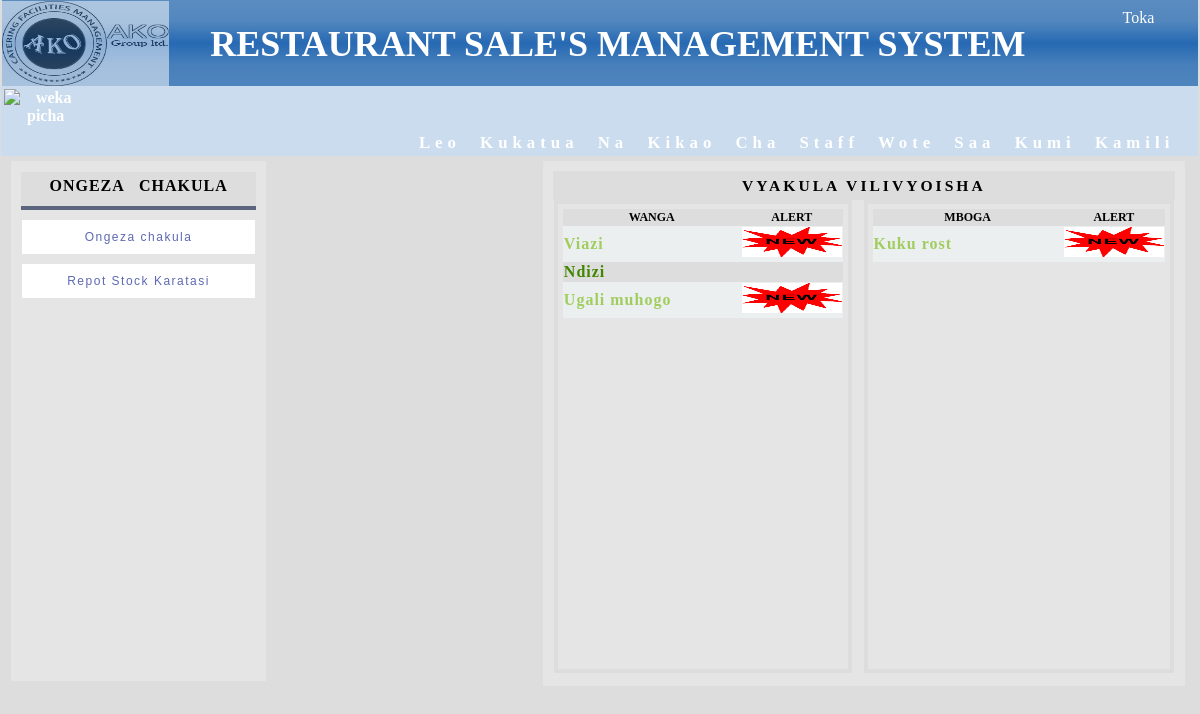
Screenshot of /html-php/mpikaji.php (signed in) with the database file from the repository.
### tables this page shows
CREATE TABLE `food_deleted` (
  `ID` int(100) UNSIGNED NOT NULL,
  `food_add_id` int(11) UNSIGNED NOT NULL,
  `mboga` varchar(100) NOT NULL,
  `food_type` varchar(100) NOT NULL,
  `alet_icon` varchar(10) NOT NULL DEFAULT '0',
  `deleted_time` time NOT NULL,
  `deleted_date` date NOT NULL
);

### html-php/mpikaji.php (the view, shortened to what this page needs)
<?php
include_once"header-mpkiji.php";
?>
<link rel="stylesheet" type="text/css" href="../css/styl.css">
<link rel="stylesheet" type="text/css" href="../css/mpukj3.css">
<link rel="stylesheet" type="text/css" href="../css/mpikaji.a.inc.css">
<link rel="stylesheet" type="text/css" href="../css/responinsive.inc.css">
<link rel="stylesheet" type="text/css" href="../css/animate.css">
    <div id="wrapper">
    <section>
        <div class="container wlcm-bar">
          <div class="wlcm-bar-pic-holder">
            <div class="wlcm-bar-pic"> <?php echo "<img src='../images/".$_SESSION['ipt_img']."' alt='weka picha'>";?></div>
            <div class="wlcm-bar-msg"><p><?php echo $_SESSION['msg2'];?></p></div>
          </div>
         <div class="wlcm-bar-alert">
             <div class="alert_sms">
            </div>
            <div class="message">
              <marquee><h4><?php include_once'../fnct-inc/sms_all.inc.php';?></h4></marquee>
            </div>
          </div>
          </div>
    </section>
    <section class="menu-list">
      <div class="container">
            <article class="lft-menu-list">
            <div class="h2"><p>VYAKULA VILIVYOISHA</p></div>
             <div class="wng-list">
                     <table cellspacing="0px">
                        <tr id="row-thead">
                          <th><div class="wng-t"><p>WANGA</p></div></th>
                          <th>ALERT</th>
                        </tr>
                        <?php
                        $conn=mysql_connect('localhost','root','');
                        $select="SELECT * FROM food_deleted WHERE food_type='wanga' ORDER BY ID DESC LIMIT 10";
                        $process=mysql_query($select,$conn);
                        while ($rows=mysql_fetch_array($process)) {
                          $delete_alet = $rows['alet_icon'];
                          $delete_id= $rows['ID'];
                         echo "<tr class='row_data'>";
                          echo "<td>"; echo $rows['mboga']; echo"</td>";
                          echo "<td class='td_alet'>";
                                 $delete_order="<img src='../gifs/new.gif'>";
                                 $delete_ms='<a href="../fnct-inc/update.inc.php?id='.$delete_id.'">'.$delete_order.'</a>';
                                  if ($delete_alet==0) {
                                     echo $delete_ms;
                                  }else{
                                    echo " ";
                                  }
                          echo"</td>";
                        echo "</tr>";
                      }
                        ?>
                     </table>
                  </div>
                   <div class="mbg-list">
                   <table cellspacing="0px">
                        <tr id="row-thead">
                          <th><div class="mbg-t"><p>MBOGA</p></div></th>
                          <th>ALERT</th>
                        </tr>
                        <?php
                        $conn=mysql_connect('localhost','root','');
                        $slect="SELECT * FROM food_deleted WHERE food_type='mboga' ORDER BY ID DESC LIMIT 10";
                        $proces=mysql_query($slect,$conn);
                        while ($rows=mysql_fetch_array($proces)) {
                          $delt_mbg_alet = $rows['alet_icon'];
                          $delete_mbg_id= $rows['ID'];
                         echo "<tr class='row_data'>";
                          echo "<td>"; echo $rows['mboga']; echo"</td>";
                          echo "<td class='td_alet'>";
                           $delete_mbg_ms="<img src='../gifs/new.gif'>";
                                 $delete_mbg_ms='<a href="../fnct-inc/update.inc.php?id='.$delete_mbg_id.'">'.$delete_mbg_ms.'</a>';
                                  if ($delt_mbg_alet==0) {
                                     echo $delete_mbg_ms;
                                  }else{
                                    echo " ";
                                  }
                          echo"</td>";
                        echo "</tr>";
                      }
                        ?>
                     </table>
                  </div>
           </article>
           <aside class="rgt-mpkj-list">
            <div  class="add-box">
              <p>ONGEZA CHAKULA</p>
            </div>
            <div class="rept-box headShake ">
               <ul>
                 <a href="mpikaji-add-menu.php"><li class="animated">Ongeza chakula</li></a>
                 <a href="mpikaji-stock-sheet.php"><li class="animated">Repot Stock Karatasi</li></a>
               </ul>
            </div>
           </aside>
      </div>
    </section>
  </div>
<?php
include_once"footer.php";
?>

### css/styl.css (style rules this page uses)
body { width: 100%; margin:0px; padding:0px; overflow: hidden; background-color: #dddddd; opacity: 1; }
.container { margin:auto; padding:auto; overflow:hidden; }
li { list-style:none; }
a { text-decoration:none; }

### css/mpukj3.css (style rules this page uses)
.wlcm-bar { width:99.9%; margin:0px 0px 0px 0px; border: 0px dotted red; background-color: #cadcee; color: #ffffff; font-weight:bold; }
.wlcm-bar-alert { width:66.5%; float: right; overflow: hidden; text-align: center; border: 0px dotted blue; margin: 2px 2px 0px 0px; background:transparent; letter-spacing: 5px; word-spacing: 10px; }
.alert_sms { width:99.7%; height: 45px; overflow: hidden; border: 0px dotted yellow; }
.message h4 { margin: 0px 0px 0px 0px; font-weight: bold; }
.message { width:99.7%; height: 20px; overflow: hidden; border: 0px dotted yellow; margin: 0px; font-size: 1.4vmax; }
#wrapper { width:99.8%; border: 0px dotted blue; margin:0px auto 0px auto; }
.wlcm-bar-pic-holder { width:33%; height: 70px; float: left; padding: 0px 0px; text-align: center; overflow: hidden; border: 0px dotted blue; background-color: transparent; }
.wlcm-bar-pic { float: left; width:21%; position: relative; overflow: hidden; padding:3px 3px 0px 3px; height: 70px; border: 0px dotted red; }
.wlcm-bar-pic img { width:100%; height: 65px; overflow: hidden; border: 0px dotted blue; }
.wlcm-bar-msg { float: right; width:76.5%; position: relative; overflow: hidden; text-align: left; text-indent: 2px; border: 0px dotted red; margin: 0px; font-size: 1.9vmax; }
.menu-list { width: 98%; margin: 0px auto 0px auto; border: 0px solid red; overflow: hidden; padding: 0px 10px 10px 10px ; margin: 5px 0px 0px 0px ; }
.lft-menu-list { float:right; width:53%; height:505px; border: 0px solid red; margin:0px 0px 0px 0px; padding:10px 10px 10px 10px; overflow:hidden; background-color: #e5e5e5; }
.lft-menu-list div.h2 { width:auto; padding:0.1%; margin:0px 0px 0px 0px; border:0px dotted green; text-align:center; letter-spacing:3px; background:#dddddd; color:#000000; font-size: 1.3vmax; font-weight:bold; }
div.h2 p, .wng-tl p, .mbg-tl p { margin:5px 0px 5px 0px; }
.wng-list { display: block; position:relative; float:left; width:45%; height:455px; border: 4px solid #dddddd; background:transparent; overflow:hidden; padding: 5px; margin:0px 0px 0px 1px; }
.mbg-list { display: block; position:relative; float:right; width:47%; height:455px; border: 4px solid #dddddd; background:transparent; background-position:fixed; overflow:hidden; padding: 5px; margin-right: 1px; }
.wng-list table, .mbg-list table { width: 100%; background-color: #ECEFF0; }
.row_data:nth-child(odd) { background-color: #dddddd; color:#428500; font-weight: bold; letter-spacing: 1px; }
.row_data:nth-child(even) { color:#a1cd5f; font-weight: bold; letter-spacing: 1px; }
#row-thead { background-color: #dddddd; color: #000000; font-weight: bold; font-size:1vmax; border:0px solid red; }
.td_alet { text-align: center; width: 100px; }
.td_alet a { text-decoration: none; font-family: arial; font-size:.8vmax; font-weight: bold; color: #eb0037; letter-spacing: 1.2px; padding: 0px 0px 0px 0px; }
.td_alet img, .td_alet_mnj img { width: 100px; height: 30px; }
.menu-list ul, .menu-list-store ul { width:auto; }
.menu-list ul a, .menu-list-store ul a { color: #ffffff; }

### css/mpikaji.a.inc.css (style rules this page uses)
body { overflow: hidden; background-color: #dddddd; }
.rgt-mpkj-list { width: 20%; height: 500px; border: 0px dotted red; text-align: center; padding: 10px; background-color: #e5e5e5; }
.add-box { width:auto; border-bottom: 4px solid #5b657f; background:#dddddd; color: #000000; font-weight: bold; font-weight:bold; letter-spacing: 1px; word-spacing: 10px; margin: -5px 0px 0px 0px; }
.add-box p { margin: 6px auto; padding: 5px; }
.rept-box ul { width: auto; max-height: 450px; padding:0px 0px; text-align: center; border: 0px dotted blue; margin: 0px auto 0px auto; }
.rept-box ul a { color: #5d68b3; font-family: arial; }
.rept-box a li { padding: 50px auto; }
.rept-box ul li { width:99%; padding: 10px 0px 10px 0px; margin: 10px auto 10px auto; background:#ffffff; letter-spacing: 1.5px; font-size:1vmax; }
.wng-add-fd input,p, .wng-add-amt input,p { margin:0px; }

### rows the page displays
food_deleted: mboga "Viazi"
food_deleted: mboga "Ndizi"
food_deleted: mboga "Ugali muhogo"
food_deleted: mboga "Kuku rost"

### other values shown
$_SESSION['text'] "Leo Kukatua Na Kikao Cha Staff Wote Saa Kumi Kamili…"
